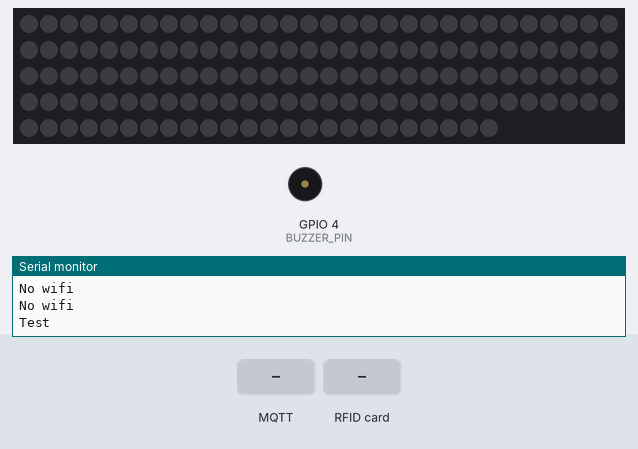
Bench run of a sketch on a simulated ESP32. Parts: 144 RGB LEDs in strip order, left to right, continuing on the next row, buzzer (waves = sounding), the last lines printed to the serial monitor. Inputs (shaded band) come from the test bench. Dim RGB values are drawn brighter than linear; WiFi joins after 1.5 s; servers stay silent unless stated; no MQTT or app messages arrive unless stated.

Above: at 4.7 s.
4.8 s: MQTT message "Yes" arrives on the first subscribed topic
At 5.8 s:
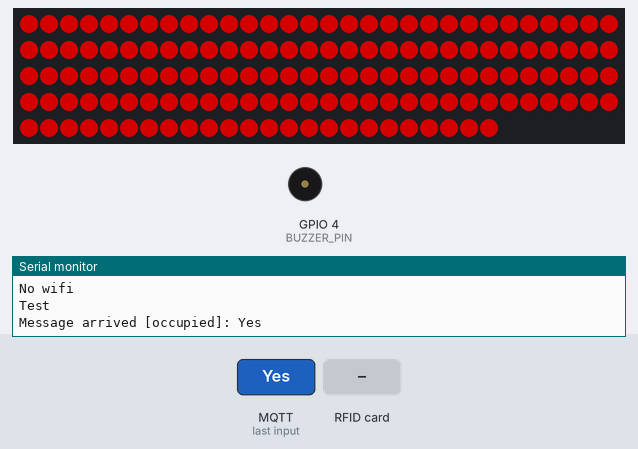
7.8 s: RFID card 5E 7A 19 C4 held to the reader
At 8.8 s:
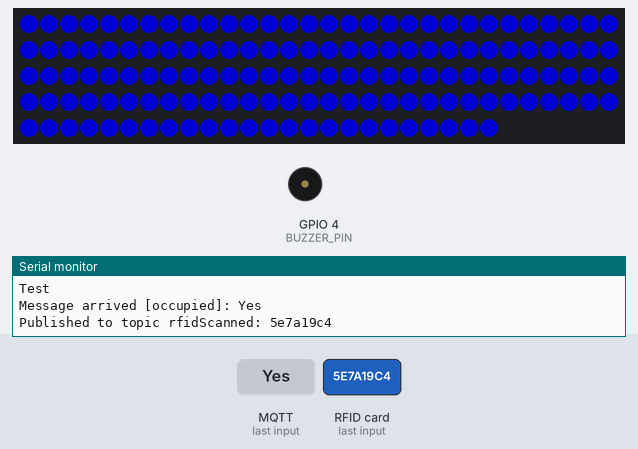
9.3 s: MQTT message "Yes" arrives on the second subscribed topic
At 9.7 s:
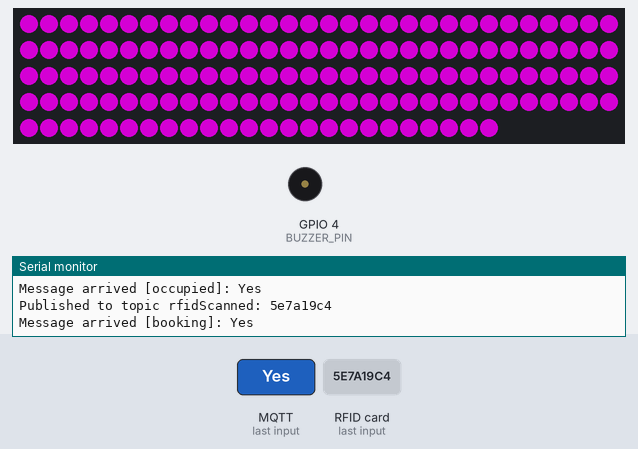
Timing chart, 0 to 12.3 s (numbered marks = the images above; inputs shaded):
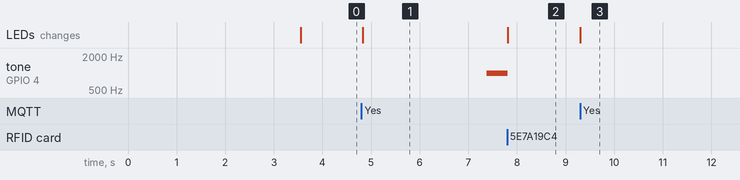

Measured:
- after the input at 4.8 s, tone on GPIO 4 (BUZZER_PIN): silent → 1000 Hz after 2.6 s; the LEDs: change at once (image 1)
- after the input at 7.8 s, tone on GPIO 4 (BUZZER_PIN): 1000 Hz → silent at once; the LEDs: change at once (image 2)
- after the input at 9.3 s, the LEDs: change at once (image 3)

The sketch:

arduino.ino
```cpp
#include <FastLED.h>
#include <WiFi.h>
#include <SPI.h>
#include <MFRC522.h>
#include <PubSubClient.h>

// WiFi credentials
const char* ssid = "Lab@IOT";
const char* password = "P@ss1234";

// MQTT server details
const char* mqtt_server = "172.17.160.136";
const int mqtt_port = 1883;

#define NUM_LEDS 144
#define BUZZER_PIN 4
#define LED_PIN   22
#define RST_PIN   21
#define SS_PIN     5
#define MISO_PIN  19
#define MOSI_PIN  23
#define SCK_PIN   18

MFRC522 mfrc522(SS_PIN, RST_PIN);

WiFiClient espClient;
PubSubClient client(espClient);

CRGB leds[NUM_LEDS];
bool blinkMode = false;
bool l_occupied = false;
bool l_rfidscanned = false;
CRGB neoColor = CRGB::Black;  // Default color from Neocolor topic
int counter = 100;

// Function to convert hex color to RGB
CRGB hexToRgb(const String &hex) {
  long number = strtol(hex.substring(1).c_str(), NULL, 16);
  int r = (number >> 16);
  int b = (number >> 8);
  int g = number;
  return CRGB(r, g, b);
}

// Function to change the LED strip to a specified color
void setStripColor(CRGB color) {
  for (int i = 0; i < NUM_LEDS; i++) {
    leds[i] = color;
  }
  FastLED.show();
}

// Blink the LEDs in the current neoColor
void blinkStrip() {
  setStripColor(neoColor);
  tone(BUZZER_PIN, 1000);
  delay(500);

  setStripColor(CRGB::Black);
  noTone(BUZZER_PIN);
  delay(500);
}

// MQTT callback function to handle incoming messages
void callback(char* topic, byte* payload, unsigned int length) {
  String message = "";
  for (int i = 0; i < length; i++) {
    message += (char)payload[i];
  }
  Serial.print("Message arrived [");
  Serial.print(topic);
  Serial.print("]: ");
  Serial.println(message);

  if (String(topic) == "occupied") {
    if (message == "Yes") {
      setStripColor(CRGB::Red);
      l_occupied = true;
    }
  } else if (String(topic) == "booking") {
    if (message == "Yes") {
      FastLED.setBrightness(255);
      setStripColor(CRGB::Purple);
    }
  } else if (String(topic) == "Neocolor" && message.charAt(0) == '#' && message.length() == 7) {
    neoColor = hexToRgb(message);
    setStripColor(neoColor);
  } else if (String(topic) == "Blynk") {
    if (message == "Yes") {
      blinkMode = true;
    } else if (message == "No") {
      blinkMode = false;
      setStripColor(neoColor);  // Stop blinking and show NeoColor
    }
  } else if (String(topic) == "buzzer") {
    if (message == "No") {
      noTone(BUZZER_PIN);
    }
  } else if (String(topic)== "brightness"){
    FastLED.setBrightness(message.toInt());
    setStripColor(neoColor);
  }
}

// Function to publish a message to an MQTT topic
void publishToTopic(const char* topic, const char* message) {
  client.publish(topic, message);
  Serial.print("Published to topic ");
  Serial.print(topic);
  Serial.print(": ");
  Serial.println(message);
}

void setup() {
  Serial.begin(115200);
  while (!Serial);

  WiFi.begin(ssid, password);
  SPI.begin(SCK_PIN, MISO_PIN, MOSI_PIN);
  mfrc522.PCD_Init();

  // Wait for WiFi connection
  while (WiFi.status() != WL_CONNECTED) {
    Serial.println("No wifi");
    delay(500);
  }

  client.setServer(mqtt_server, mqtt_port);
  client.setCallback(callback);

  Serial.println("Test");
  FastLED.addLeds<NEOPIXEL, LED_PIN>(leds, NUM_LEDS).setRgbw(RgbwDefault());
  FastLED.setBrightness(128);
  delay(2000);
  setStripColor(neoColor);
}

void loop() {
  if (!client.connected()) {
    while (!client.connected()) {
      if (client.connect("ESP32Client")) {
        client.subscribe("occupied");
        client.subscribe("booking");
        client.subscribe("Neocolor");
        client.subscribe("Blynk");
        client.subscribe("buzzer");
        client.subscribe("brightness");
      } else {
        delay(5000);
        Serial.println("No MQTT");
      }
    }
  }

  client.loop();

  if (blinkMode) {
    blinkStrip();
  }

  if (mfrc522.PICC_IsNewCardPresent() && mfrc522.PICC_ReadCardSerial()) {
    String uidString = "";
    for (byte i = 0; i < mfrc522.uid.size; i++) {
      uidString += String(mfrc522.uid.uidByte[i], HEX);
    }

    setStripColor(CRGB::Blue);
    publishToTopic("rfidScanned", uidString.c_str());
    l_rfidscanned = true;

    mfrc522.PICC_HaltA();
  }

  if (!l_rfidscanned && l_occupied) {
    counter--;
  }else{
    counter = 100;
  }

  if(counter < 0){
    tone(BUZZER_PIN, 1000);
  }

  if (l_rfidscanned) {
    noTone(BUZZER_PIN);
    counter = 100;
  }
}
```
